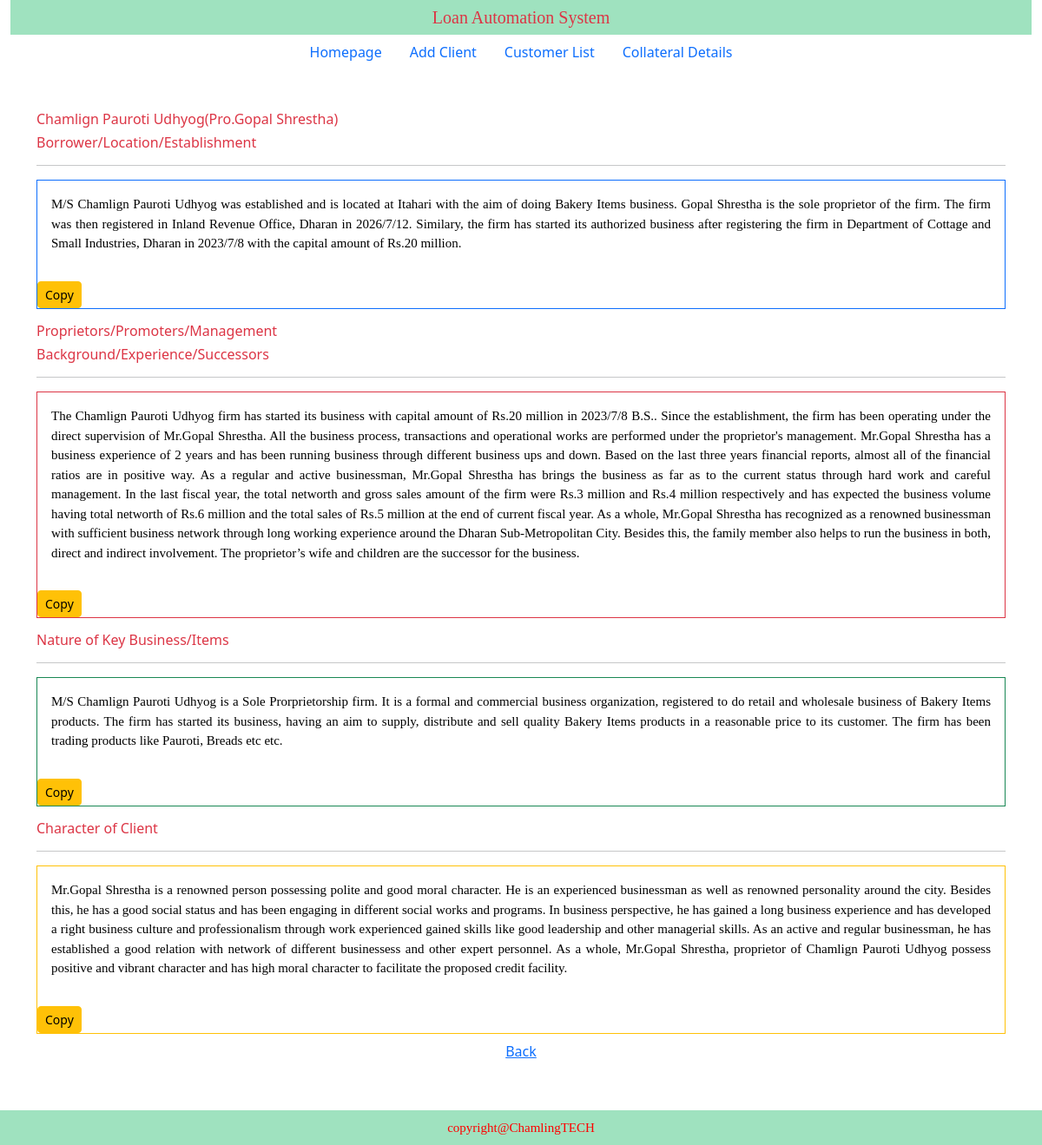
The page /clientdisplay/13 on the database its author committed.
### loanapp/models.py (models this page shows, shortened)
class ClientDetail(models.Model):
    name= models.CharField(max_length=300)
    address= models.CharField(max_length=150)
    vdc= models.CharField(max_length=100, null=True, blank=True)
    vdc_date= models.CharField(max_length=12, null=True, blank=True)
    iro_address= models.CharField(max_length=50)
    iro_date= models.CharField(max_length=12)
    smi_address= models.CharField(max_length=50)
    smi_date= models.CharField(max_length=12)
    capital= models.CharField(max_length=20)
    capital_new= models.CharField(max_length=20, null=True, blank=True, default='')
    pro_name= models.CharField(max_length=100)
    firm_type= models.CharField(max_length=100, choices=FORM_CHOICES)
    exp_year= models.CharField(max_length=5, null=True, default='', blank=True)
    pre_sales= models.CharField(max_length=6, null=True, default='', blank=True)
    pre_networth= models.CharField(max_length=6, null=True, default='', blank=True)
    cur_sales= models.CharField(max_length=6, null=True, default='', blank=True)
    cur_networth= models.CharField(max_length=6, null=True, default='', blank=True)
    business_type= models.CharField(max_length=100, null=True, default='', blank=True)
    product= models.CharField(max_length=100, null=True, default='', blank=True)
    product_types= models.CharField(max_length=100, null=True, default='', blank=True)
    brand= models.CharField(max_length=100, default='', blank=True, null= True)
    brand_types= models.CharField(max_length=100, default='', blank=True, null=True)

### loanapp/views.py (the view)
# urls.py: path('clientdisplay/<int:pk>', ClientDisplay.as_view(), name='clientdisplay'),
class ClientDisplay(DetailView):
    model=ClientDetail
    template_name='client_display.html'

### templates/client_display.html (shortened to what this page needs)
{% extends 'base.html' %}
{% load static %}
{% block css %}  <link rel="stylesheet" href="{% static 'css/client_display.css' %} "> {% endblock css %}
{% block bodycontent %}
<div class="container py-5">
    <div class="section1">
        <h6 class="text-danger"> {{object.name}}(Pro.{{object.pro_name}})</h6>
        <h6 class="text-danger">Borrower/Location/Establishment</h6>
    <hr color="red">
    <div class="border border-primary">
        <p class="p-3" id="FirmDetail">
            M/S {{object.name }} was established and is located at {{object.address }} with the aim of doing
             {{object.business_type}} business. {{object.pro_name}} is the sole proprietor of the firm.
             The firm was then registered in Inland Revenue Office, {{ object.iro_address}}
             in {{object.iro_date}}. Similary, the firm has started its authorized business after registering
             the firm in Department of Cottage and Small Industries, {{object.smi_address}} in {{object.smi_date}}
             with the capital amount of Rs.{{object.capital}} million.
        </p>
        <button type="button" onclick="FirmDetailCopy()" class="btn btn-warning btn-sm text-sm-end mx-auto">Copy</button>
    </div>
    </div>
    <div class="section1">
        <h6 class="text-danger mt-3">Proprietors/Promoters/Management</h6>
        <h6 class="text-danger">Background/Experience/Successors</h6>
    <hr color="red">
    <div class="border border-danger">
        <p id ="FirmBackDetail" class="p-3">
            The {{object.name}} firm has started its business with capital amount of Rs.{{object.capital}} million in
            {{object.smi_date}} B.S.. Since the establishment, the firm has been operating under the direct supervision
            of Mr.{{object.pro_name}}. All the business process, transactions and operational works are performed under
            the proprietor's management. Mr.{{object.pro_name}} has a business experience of {{object.exp_year}} years and
            has been running business through different business ups and down. Based on the last three years financial
            reports, almost all of the financial ratios are in positive way. As a regular and active businessman,
            Mr.{{object.pro_name}} has brings the business as far as to the current status through hard work and careful
            management.
            In the last fiscal year, the total networth and gross sales amount of the firm were Rs.{{object.pre_sales}} million
            and Rs.{{object.pre_networth}} million respectively and has expected the business volume having total networth of
            Rs.{{object.cur_networth}} million and the total sales of Rs.{{object.cur_sales}} million at the end of current
            fiscal year. As a whole, Mr.{{object.pro_name}} has recognized as a renowned businessman with sufficient business
            network through long working experience around the Dharan Sub-Metropolitan City. Besides this, the family member
            also helps to run the business in both, direct and indirect involvement. The proprietor’s wife and children are
            the successor for the business.
        </p>
        <button type="button" onclick="FirmBackCopy()" class="btn btn-warning btn-sm text-sm-end mx-auto">Copy</button>
    </div>
    </div>
    <div class="section1">
        <h6 class="text-danger mt-3">Nature of Key Business/Items</h6>
        <hr color="red">
        <div class="border border-success">
            <p id="FirmNature" class="p-3">
                M/S {{object.name}} is a {{object.firm_type}} firm. It is a formal and commercial
                 business organization, registered to do retail and wholesale business of {{object.business_type}} products.
                 The firm has started its business, having an aim to supply, distribute and sell quality
                 {{object.business_type}} products in a reasonable price to its customer. The firm has been trading
                 {{object.buisness_types}} products like {{object.product_types}} etc.
            </p>
            <button type="button" onclick="FirmNatureCopy()" class="btn btn-warning btn-sm text-sm-end mx-auto">Copy</button>
        </div>
    </div>
     <div class="section1">
        <h6 class="text-danger mt-3">Character of Client</h6>
        <hr color="red">
        <div class="border border-warning">
            <p id="clientcharacter" class="p-3">
                Mr.{{object.pro_name}} is a renowned person possessing polite and good moral character.
                He is an experienced businessman as well as renowned personality around the city.
                Besides this, he has a good social status and has been engaging in different social
                works and programs. In business perspective, he has gained a long business experience and
                 has developed a right business culture and professionalism through work experienced gained
                 skills like good leadership and other managerial skills. As an active and regular businessman,
                  he has established a good relation with network of different businessess and other expert personnel.
                  As a whole, Mr.{{object.pro_name}}, proprietor of {{object.name}} possess positive and vibrant character and has high moral character
                  to facilitate the proposed credit facility.
            </p>
            <button type="button" onclick="ClientCharacterCopy()" class="btn btn-warning btn-sm text-sm-end mx-auto">Copy</button>
        </div>
    </div>
    <div class="back-btn text-center py-2">
        <a href="{% url 'clientlist' %}" class="back-btn">Back</a>
    </div>
</div>
{% endblock bodycontent %}

### static/css/base.css (style rules this page uses)
* { margin:0; padding:0; box-sizing: border-box; }
html { height:100%; }
body { width:100%; display:flex; flex-direction:column; height:100%; }

### static/css/client_display.css (style rules this page uses)
p { color:black; font-family: "Times New Roman", Times, serif; text-align: justify; font-size:15px; text-align: justify; }

### rows shown on the page
ClientDetail: name "Chamlign Pauroti Udhyog", pro_name "Gopal Shrestha", address "Itahari", business_type "Bakery Items", iro_address "Dharan", iro_date "2026/7/12", smi_address "Dharan", smi_date "2023/7/8", capital "20", exp_year "2", pre_sales "3", pre_networth "4", cur_networth "6", cur_sales "5", firm_type "Sole Prorprietorship", product_types "Pauroti, Breads etc"
